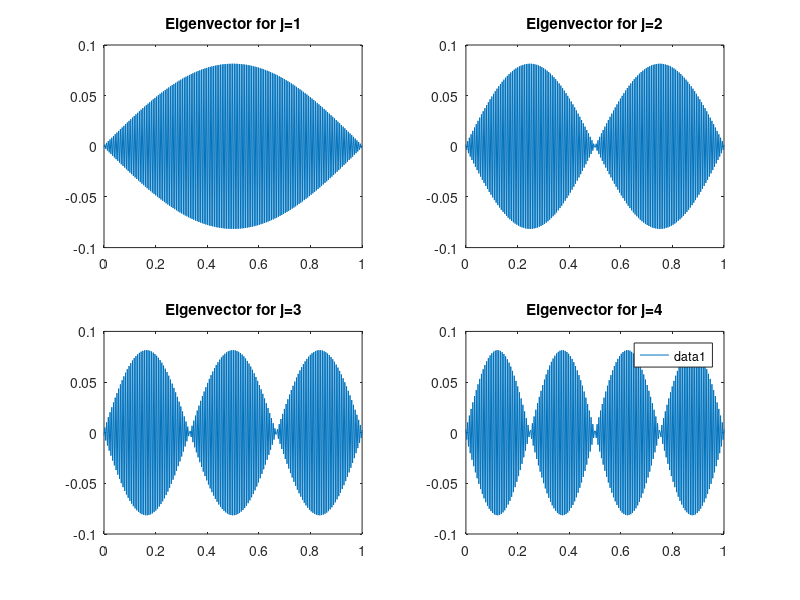

This chart was generated by the following MATLAB code: (Note: this script raises an error after producing the figure.)
clc
clf

steps = [5, 20, 100, 200, 300];

x0 = 0;
x1 = 1;

n_lambdas = 4;
lambdas = zeros(length(steps), n_lambdas);
step_sizes = (x1 - x0) ./ steps;

for i=1:length(steps)
    m = steps(i);
    fprintf('Calculating eigenvalues for %d interior points...\n', m)
    
    h = (x1 - x0) / (m+1);

    % Create internal matrix A 
    %
    e = ones(m, 1);
    A = 1/h^2*spdiags([e -2*e e], -1:1, m, m);

    alpha = 0;
    beta = 0;

    % Set boundary conditions
    %
    
    % Left Dirichlet condition
    %
    A(1, 1) = A(1, 1) + alpha*h^2;
    
    % Right Dirichlet condition
    %
    A(m, m) = A(m, m) + beta*h^2;

    % RHS
    B = spdiags(e, 0, m, m);


    [unsorted_eigvec, unsorted_eigval] = eig(full(A), full(B));
    [d,ind] = sort(diag(unsorted_eigval));
    eigval = unsorted_eigval(ind,ind);
    eigvec = unsorted_eigvec(:,ind);

    lambda = flip(diag(eigval));
    lambdas(i, :) = lambda(1:n_lambdas);


    if i == length(steps)
        figure(1);
        title('Eigenvectors')

        for j = 1:n_lambdas
            subplot(2, 2, j, 'align');
            plot(linspace(0, 1, length(eigvec(:, j))), eigvec(:, j));
            title(sprintf('Eigenvector for j=%d', j));
        end

        legend;
        shg;
    end
end



disp(' ')
disp('       n       lambda_1  lambda_2   lambda_3  lambda_4')
disp([steps' lambdas])
fprintf('      %d      %3.4f   %3.4f   %3.4f  %3.4f  %3.4f\n', Inf, -(1*pi)^2, -(2*pi)^2, -(3*pi)^2, -(4*pi)^2);

eig_err = abs(lambdas(:, 1) - (-pi^2));
error_loglog(step_sizes, eig_err)

input('Press [Enter] to continue...');